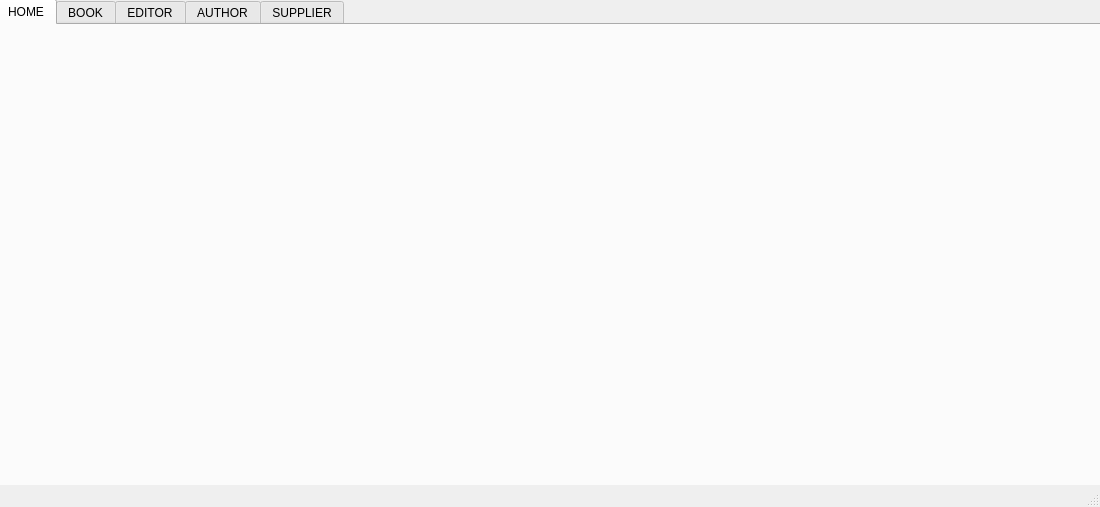
<?xml version="1.0" encoding="UTF-8"?>
<ui version="4.0">
 <class>MainWindow</class>
 <widget class="QMainWindow" name="MainWindow">
  <property name="geometry">
   <rect>
    <x>0</x>
    <y>0</y>
    <width>1100</width>
    <height>507</height>
   </rect>
  </property>
  <property name="windowTitle">
   <string>MainWindow</string>
  </property>
  <widget class="QWidget" name="centralwidget">
   <widget class="QTabWidget" name="tabWidget">
    <property name="geometry">
     <rect>
      <x>-4</x>
      <y>-1</y>
      <width>1111</width>
      <height>611</height>
     </rect>
    </property>
    <property name="currentIndex">
     <number>0</number>
    </property>
    <widget class="QWidget" name="tab">
     <attribute name="title">
      <string>HOME</string>
     </attribute>
     <widget class="QLabel" name="label">
      <property name="geometry">
       <rect>
        <x>6</x>
        <y>-8</y>
        <width>1111</width>
        <height>491</height>
       </rect>
      </property>
      <property name="text">
       <string/>
      </property>
      <property name="pixmap">
       <pixmap>homepageimage.jpg</pixmap>
      </property>
      <property name="scaledContents">
       <bool>true</bool>
      </property>
     </widget>
    </widget>
    <widget class="QWidget" name="tab_2">
     <attribute name="title">
      <string>BOOK</string>
     </attribute>
     <widget class="Line" name="line">
      <property name="geometry">
       <rect>
        <x>160</x>
        <y>-10</y>
        <width>20</width>
        <height>581</height>
       </rect>
      </property>
      <property name="orientation">
       <enum>Qt::Vertical</enum>
      </property>
     </widget>
     <widget class="QPushButton" name="BookInsertButton">
      <property name="geometry">
       <rect>
        <x>490</x>
        <y>130</y>
        <width>75</width>
        <height>23</height>
       </rect>
      </property>
      <property name="text">
       <string>INSERT</string>
      </property>
     </widget>
     <widget class="QLabel" name="label_2">
      <property name="geometry">
       <rect>
        <x>10</x>
        <y>10</y>
        <width>151</width>
        <height>31</height>
       </rect>
      </property>
      <property name="text">
       <string>TITLE</string>
      </property>
      <property name="alignment">
       <set>Qt::AlignCenter</set>
      </property>
     </widget>
     <widget class="QLabel" name="label_3">
      <property name="geometry">
       <rect>
        <x>10</x>
        <y>60</y>
        <width>151</width>
        <height>31</height>
       </rect>
      </property>
      <property name="text">
       <string>AUTHOR</string>
      </property>
      <property name="alignment">
       <set>Qt::AlignCenter</set>
      </property>
     </widget>
     <widget class="QLabel" name="label_4">
      <property name="geometry">
       <rect>
        <x>10</x>
        <y>120</y>
        <width>151</width>
        <height>31</height>
       </rect>
      </property>
      <property name="text">
       <string>PUBLICATION DATE</string>
      </property>
      <property name="alignment">
       <set>Qt::AlignCenter</set>
      </property>
     </widget>
     <widget class="QLabel" name="label_5">
      <property name="geometry">
       <rect>
        <x>10</x>
        <y>230</y>
        <width>151</width>
        <height>31</height>
       </rect>
      </property>
      <property name="text">
       <string>QUANTITY</string>
      </property>
      <property name="alignment">
       <set>Qt::AlignCenter</set>
      </property>
     </widget>
     <widget class="QLabel" name="label_6">
      <property name="geometry">
       <rect>
        <x>10</x>
        <y>290</y>
        <width>151</width>
        <height>31</height>
       </rect>
      </property>
      <property name="text">
       <string>EDITION DATE</string>
      </property>
      <property name="alignment">
       <set>Qt::AlignCenter</set>
      </property>
     </widget>
     <widget class="QLabel" name="label_7">
      <property name="geometry">
       <rect>
        <x>10</x>
        <y>180</y>
        <width>151</width>
        <height>31</height>
       </rect>
      </property>
      <property name="text">
       <string>PRICE PER UNIT</string>
      </property>
      <property name="alignment">
       <set>Qt::AlignCenter</set>
      </property>
     </widget>
     <widget class="QLabel" name="label_8">
      <property name="geometry">
       <rect>
        <x>10</x>
        <y>400</y>
        <width>151</width>
        <height>31</height>
       </rect>
      </property>
      <property name="text">
       <string>SUPPLIER</string>
      </property>
      <property name="alignment">
       <set>Qt::AlignCenter</set>
      </property>
     </widget>
     <widget class="QLabel" name="label_9">
      <property name="geometry">
       <rect>
        <x>10</x>
        <y>350</y>
        <width>151</width>
        <height>31</height>
       </rect>
      </property>
      <property name="text">
       <string>EDITOR</string>
      </property>
      <property name="alignment">
       <set>Qt::AlignCenter</set>
      </property>
     </widget>
     <widget class="QLineEdit" name="BookTitleText">
      <property name="geometry">
       <rect>
        <x>10</x>
        <y>40</y>
        <width>151</width>
        <height>20</height>
       </rect>
      </property>
     </widget>
     <widget class="QLineEdit" name="BookAuthorText">
      <property name="geometry">
       <rect>
        <x>10</x>
        <y>100</y>
        <width>151</width>
        <height>20</height>
       </rect>
      </property>
     </widget>
     <widget class="QLineEdit" name="BookPublicatioDateText">
      <property name="geometry">
       <rect>
        <x>10</x>
        <y>160</y>
        <width>151</width>
        <height>20</height>
       </rect>
      </property>
     </widget>
     <widget class="QLineEdit" name="BookPricePerUnitText">
      <property name="geometry">
       <rect>
        <x>10</x>
        <y>210</y>
        <width>151</width>
        <height>20</height>
       </rect>
      </property>
     </widget>
     <widget class="QLineEdit" name="BookQuantityText">
      <property name="geometry">
       <rect>
        <x>10</x>
        <y>260</y>
        <width>151</width>
        <height>20</height>
       </rect>
      </property>
     </widget>
     <widget class="QLineEdit" name="BookEditionDateText">
      <property name="geometry">
       <rect>
        <x>10</x>
        <y>320</y>
        <width>151</width>
        <height>20</height>
       </rect>
      </property>
     </widget>
     <widget class="QLineEdit" name="BookEditorText">
      <property name="geometry">
       <rect>
        <x>10</x>
        <y>380</y>
        <width>151</width>
        <height>20</height>
       </rect>
      </property>
     </widget>
     <widget class="QLineEdit" name="BookSupplierText">
      <property name="geometry">
       <rect>
        <x>10</x>
        <y>440</y>
        <width>151</width>
        <height>20</height>
       </rect>
      </property>
     </widget>
     <widget class="Line" name="line_2">
      <property name="geometry">
       <rect>
        <x>180</x>
        <y>-20</y>
        <width>20</width>
        <height>581</height>
       </rect>
      </property>
      <property name="orientation">
       <enum>Qt::Vertical</enum>
      </property>
     </widget>
     <widget class="QPushButton" name="BookDeleteButton">
      <property name="geometry">
       <rect>
        <x>580</x>
        <y>130</y>
        <width>75</width>
        <height>23</height>
       </rect>
      </property>
      <property name="text">
       <string>DELETE</string>
      </property>
     </widget>
     <widget class="QPushButton" name="BookClearButton">
      <property name="geometry">
       <rect>
        <x>490</x>
        <y>170</y>
        <width>311</width>
        <height>23</height>
       </rect>
      </property>
      <property name="text">
       <string>CLEAR TEXT FIELDS</string>
      </property>
     </widget>
     <widget class="QPushButton" name="BookRefreshButton">
      <property name="geometry">
       <rect>
        <x>670</x>
        <y>130</y>
        <width>131</width>
        <height>23</height>
       </rect>
      </property>
      <property name="text">
       <string>REFRESH DATABASE</string>
      </property>
     </widget>
     <widget class="QTableWidget" name="tableWidget">
      <property name="geometry">
       <rect>
        <x>190</x>
        <y>210</y>
        <width>921</width>
        <height>251</height>
       </rect>
      </property>
      <column>
       <property name="text">
        <string>TITLE</string>
       </property>
      </column>
      <column>
       <property name="text">
        <string>AUTHOR</string>
       </property>
      </column>
      <column>
       <property name="text">
        <string>PDATE</string>
       </property>
      </column>
      <column>
       <property name="text">
        <string>PRICE/U</string>
       </property>
      </column>
      <column>
       <property name="text">
        <string>QTY</string>
       </property>
      </column>
      <column>
       <property name="text">
        <string>EDATE</string>
       </property>
      </column>
      <column>
       <property name="text">
        <string>EDITOR</string>
       </property>
      </column>
      <column>
       <property name="text">
        <string>SUPPLIER</string>
       </property>
      </column>
     </widget>
     <widget class="QLabel" name="label_11">
      <property name="geometry">
       <rect>
        <x>190</x>
        <y>10</y>
        <width>911</width>
        <height>111</height>
       </rect>
      </property>
      <property name="styleSheet">
       <string notr="true">background-color: rgb(170, 170, 255);
font: 75 18pt &quot;MS Shell Dlg 2&quot;;
font: 75 18pt &quot;MS Shell Dlg 2&quot;;</string>
      </property>
      <property name="text">
       <string>BOOK MANAGEMENT PAGE</string>
      </property>
      <property name="alignment">
       <set>Qt::AlignCenter</set>
      </property>
     </widget>
    </widget>
    <widget class="QWidget" name="tab_5">
     <attribute name="title">
      <string>EDITOR</string>
     </attribute>
     <widget class="QLineEdit" name="EditorLocationText">
      <property name="geometry">
       <rect>
        <x>10</x>
        <y>150</y>
        <width>151</width>
        <height>20</height>
       </rect>
      </property>
     </widget>
     <widget class="QLineEdit" name="EditorEditionDateText">
      <property name="geometry">
       <rect>
        <x>10</x>
        <y>330</y>
        <width>151</width>
        <height>20</height>
       </rect>
      </property>
     </widget>
     <widget class="Line" name="line_3">
      <property name="geometry">
       <rect>
        <x>160</x>
        <y>-20</y>
        <width>20</width>
        <height>581</height>
       </rect>
      </property>
      <property name="orientation">
       <enum>Qt::Vertical</enum>
      </property>
     </widget>
     <widget class="QPushButton" name="EditorInsertButton">
      <property name="geometry">
       <rect>
        <x>490</x>
        <y>120</y>
        <width>75</width>
        <height>23</height>
       </rect>
      </property>
      <property name="text">
       <string>INSERT</string>
      </property>
     </widget>
     <widget class="QLabel" name="EditionDate">
      <property name="geometry">
       <rect>
        <x>10</x>
        <y>300</y>
        <width>151</width>
        <height>31</height>
       </rect>
      </property>
      <property name="text">
       <string>EDITION DATE</string>
      </property>
      <property name="alignment">
       <set>Qt::AlignCenter</set>
      </property>
     </widget>
     <widget class="QPushButton" name="EditorRefreshButton">
      <property name="geometry">
       <rect>
        <x>670</x>
        <y>120</y>
        <width>131</width>
        <height>23</height>
       </rect>
      </property>
      <property name="text">
       <string>REFRESH DATABASE</string>
      </property>
     </widget>
     <widget class="QLabel" name="label_14">
      <property name="geometry">
       <rect>
        <x>10</x>
        <y>60</y>
        <width>151</width>
        <height>31</height>
       </rect>
      </property>
      <property name="text">
       <string>NAME</string>
      </property>
      <property name="alignment">
       <set>Qt::AlignCenter</set>
      </property>
     </widget>
     <widget class="QLineEdit" name="EditorPhoneNumberText">
      <property name="geometry">
       <rect>
        <x>10</x>
        <y>210</y>
        <width>151</width>
        <height>20</height>
       </rect>
      </property>
     </widget>
     <widget class="QLabel" name="EmailText">
      <property name="geometry">
       <rect>
        <x>10</x>
        <y>230</y>
        <width>151</width>
        <height>31</height>
       </rect>
      </property>
      <property name="text">
       <string>EMAIL</string>
      </property>
      <property name="alignment">
       <set>Qt::AlignCenter</set>
      </property>
     </widget>
     <widget class="QLabel" name="label_16">
      <property name="geometry">
       <rect>
        <x>10</x>
        <y>110</y>
        <width>151</width>
        <height>31</height>
       </rect>
      </property>
      <property name="text">
       <string>LOCATION</string>
      </property>
      <property name="alignment">
       <set>Qt::AlignCenter</set>
      </property>
     </widget>
     <widget class="QLabel" name="label_18">
      <property name="geometry">
       <rect>
        <x>190</x>
        <y>0</y>
        <width>911</width>
        <height>111</height>
       </rect>
      </property>
      <property name="styleSheet">
       <string notr="true">background-color: rgb(170, 170, 255);
font: 75 18pt &quot;MS Shell Dlg 2&quot;;
font: 75 18pt &quot;MS Shell Dlg 2&quot;;</string>
      </property>
      <property name="text">
       <string>EDITOR MANAGEMENT PAGE</string>
      </property>
      <property name="alignment">
       <set>Qt::AlignCenter</set>
      </property>
     </widget>
     <widget class="QLineEdit" name="EditorNameText">
      <property name="geometry">
       <rect>
        <x>10</x>
        <y>90</y>
        <width>151</width>
        <height>20</height>
       </rect>
      </property>
     </widget>
     <widget class="QPushButton" name="EditorDeleteButton">
      <property name="geometry">
       <rect>
        <x>580</x>
        <y>120</y>
        <width>75</width>
        <height>23</height>
       </rect>
      </property>
      <property name="text">
       <string>DELETE</string>
      </property>
     </widget>
     <widget class="QTableWidget" name="tableWidget_2">
      <property name="geometry">
       <rect>
        <x>190</x>
        <y>200</y>
        <width>921</width>
        <height>261</height>
       </rect>
      </property>
      <column>
       <property name="text">
        <string>COMPANY NAME</string>
       </property>
      </column>
      <column>
       <property name="text">
        <string>LOCATION</string>
       </property>
      </column>
      <column>
       <property name="text">
        <string>PHONE NUMBER</string>
       </property>
      </column>
      <column>
       <property name="text">
        <string>EMAIL</string>
       </property>
      </column>
      <column>
       <property name="text">
        <string>EDITION DATE</string>
       </property>
      </column>
     </widget>
     <widget class="Line" name="line_4">
      <property name="geometry">
       <rect>
        <x>180</x>
        <y>-30</y>
        <width>20</width>
        <height>581</height>
       </rect>
      </property>
      <property name="orientation">
       <enum>Qt::Vertical</enum>
      </property>
     </widget>
     <widget class="QPushButton" name="EditorClearButton">
      <property name="geometry">
       <rect>
        <x>490</x>
        <y>160</y>
        <width>311</width>
        <height>23</height>
       </rect>
      </property>
      <property name="text">
       <string>CLEAR TEXT FIELDS</string>
      </property>
     </widget>
     <widget class="QLineEdit" name="EditorEmailText">
      <property name="geometry">
       <rect>
        <x>10</x>
        <y>260</y>
        <width>151</width>
        <height>20</height>
       </rect>
      </property>
     </widget>
     <widget class="QLabel" name="PhoneNumberText">
      <property name="geometry">
       <rect>
        <x>10</x>
        <y>170</y>
        <width>151</width>
        <height>31</height>
       </rect>
      </property>
      <property name="text">
       <string>PHONE NUMBER</string>
      </property>
      <property name="alignment">
       <set>Qt::AlignCenter</set>
      </property>
     </widget>
    </widget>
    <widget class="QWidget" name="tab_3">
     <attribute name="title">
      <string>AUTHOR</string>
     </attribute>
     <widget class="QTableWidget" name="tableWidget_3">
      <property name="geometry">
       <rect>
        <x>190</x>
        <y>210</y>
        <width>921</width>
        <height>261</height>
       </rect>
      </property>
      <column>
       <property name="text">
        <string>NAME</string>
       </property>
      </column>
      <column>
       <property name="text">
        <string>GENDER</string>
       </property>
      </column>
      <column>
       <property name="text">
        <string>AGE</string>
       </property>
      </column>
     </widget>
     <widget class="QLabel" name="label_17">
      <property name="geometry">
       <rect>
        <x>10</x>
        <y>210</y>
        <width>151</width>
        <height>31</height>
       </rect>
      </property>
      <property name="text">
       <string>GENDER</string>
      </property>
      <property name="alignment">
       <set>Qt::AlignCenter</set>
      </property>
     </widget>
     <widget class="QLabel" name="label_20">
      <property name="geometry">
       <rect>
        <x>190</x>
        <y>0</y>
        <width>911</width>
        <height>111</height>
       </rect>
      </property>
      <property name="styleSheet">
       <string notr="true">background-color: rgb(170, 170, 255);
font: 75 18pt &quot;MS Shell Dlg 2&quot;;
font: 75 18pt &quot;MS Shell Dlg 2&quot;;</string>
      </property>
      <property name="text">
       <string>AUTHOR MANAGEMENT PAGE</string>
      </property>
      <property name="alignment">
       <set>Qt::AlignCenter</set>
      </property>
     </widget>
     <widget class="QPushButton" name="AuthorRefreshButton">
      <property name="geometry">
       <rect>
        <x>670</x>
        <y>130</y>
        <width>131</width>
        <height>23</height>
       </rect>
      </property>
      <property name="text">
       <string>REFRESH DATABASE</string>
      </property>
     </widget>
     <widget class="QPushButton" name="AuthorClearButton">
      <property name="geometry">
       <rect>
        <x>490</x>
        <y>170</y>
        <width>311</width>
        <height>23</height>
       </rect>
      </property>
      <property name="text">
       <string>CLEAR TEXT FIELDS</string>
      </property>
     </widget>
     <widget class="QLabel" name="label_21">
      <property name="geometry">
       <rect>
        <x>10</x>
        <y>160</y>
        <width>151</width>
        <height>31</height>
       </rect>
      </property>
      <property name="text">
       <string>NAME</string>
      </property>
      <property name="alignment">
       <set>Qt::AlignCenter</set>
      </property>
     </widget>
     <widget class="QLabel" name="label_22">
      <property name="geometry">
       <rect>
        <x>10</x>
        <y>270</y>
        <width>151</width>
        <height>31</height>
       </rect>
      </property>
      <property name="text">
       <string>AGE</string>
      </property>
      <property name="alignment">
       <set>Qt::AlignCenter</set>
      </property>
     </widget>
     <widget class="QPushButton" name="AuthorInsertButton">
      <property name="geometry">
       <rect>
        <x>490</x>
        <y>130</y>
        <width>75</width>
        <height>23</height>
       </rect>
      </property>
      <property name="text">
       <string>INSERT</string>
      </property>
     </widget>
     <widget class="QPushButton" name="AuthorDeleteButton">
      <property name="geometry">
       <rect>
        <x>580</x>
        <y>130</y>
        <width>75</width>
        <height>23</height>
       </rect>
      </property>
      <property name="text">
       <string>DELETE</string>
      </property>
     </widget>
     <widget class="Line" name="line_5">
      <property name="geometry">
       <rect>
        <x>180</x>
        <y>-20</y>
        <width>20</width>
        <height>581</height>
       </rect>
      </property>
      <property name="orientation">
       <enum>Qt::Vertical</enum>
      </property>
     </widget>
     <widget class="QLineEdit" name="AuthorNameText">
      <property name="geometry">
       <rect>
        <x>10</x>
        <y>190</y>
        <width>151</width>
        <height>20</height>
       </rect>
      </property>
     </widget>
     <widget class="QLineEdit" name="GenderText">
      <property name="geometry">
       <rect>
        <x>10</x>
        <y>250</y>
        <width>151</width>
        <height>20</height>
       </rect>
      </property>
     </widget>
     <widget class="Line" name="line_6">
      <property name="geometry">
       <rect>
        <x>160</x>
        <y>-10</y>
        <width>20</width>
        <height>581</height>
       </rect>
      </property>
      <property name="orientation">
       <enum>Qt::Vertical</enum>
      </property>
     </widget>
     <widget class="QLineEdit" name="AgeText">
      <property name="geometry">
       <rect>
        <x>10</x>
        <y>310</y>
        <width>151</width>
        <height>20</height>
       </rect>
      </property>
     </widget>
    </widget>
    <widget class="QWidget" name="tab_4">
     <attribute name="title">
      <string>SUPPLIER</string>
     </attribute>
     <widget class="Line" name="line_8">
      <property name="geometry">
       <rect>
        <x>150</x>
        <y>-20</y>
        <width>20</width>
        <height>581</height>
       </rect>
      </property>
      <property name="orientation">
       <enum>Qt::Vertical</enum>
      </property>
     </widget>
     <widget class="QLabel" name="label_23">
      <property name="geometry">
       <rect>
        <x>0</x>
        <y>260</y>
        <width>151</width>
        <height>31</height>
       </rect>
      </property>
      <property name="text">
       <string>PHONE NUMBER</string>
      </property>
      <property name="alignment">
       <set>Qt::AlignCenter</set>
      </property>
     </widget>
     <widget class="QTableWidget" name="tableWidget_4">
      <property name="geometry">
       <rect>
        <x>180</x>
        <y>200</y>
        <width>921</width>
        <height>261</height>
       </rect>
      </property>
      <column>
       <property name="text">
        <string>NAME</string>
       </property>
      </column>
      <column>
       <property name="text">
        <string>LOCATION</string>
       </property>
      </column>
      <column>
       <property name="text">
        <string>PHONE NUMBER</string>
       </property>
      </column>
      <column>
       <property name="text">
        <string>EMAIL</string>
       </property>
      </column>
     </widget>
     <widget class="QLabel" name="label_25">
      <property name="geometry">
       <rect>
        <x>180</x>
        <y>0</y>
        <width>921</width>
        <height>111</height>
       </rect>
      </property>
      <property name="styleSheet">
       <string notr="true">background-color: rgb(170, 170, 255);
font: 75 18pt &quot;MS Shell Dlg 2&quot;;
font: 75 18pt &quot;MS Shell Dlg 2&quot;;</string>
      </property>
      <property name="text">
       <string>SUPPLIER MANAGEMENT PAGE</string>
      </property>
      <property name="alignment">
       <set>Qt::AlignCenter</set>
      </property>
     </widget>
     <widget class="QLineEdit" name="SupplierPhoneNumberText">
      <property name="geometry">
       <rect>
        <x>0</x>
        <y>300</y>
        <width>151</width>
        <height>20</height>
       </rect>
      </property>
     </widget>
     <widget class="QLabel" name="label_24">
      <property name="geometry">
       <rect>
        <x>0</x>
        <y>150</y>
        <width>151</width>
        <height>31</height>
       </rect>
      </property>
      <property name="text">
       <string>NAME</string>
      </property>
      <property name="alignment">
       <set>Qt::AlignCenter</set>
      </property>
     </widget>
     <widget class="Line" name="line_7">
      <property name="geometry">
       <rect>
        <x>170</x>
        <y>-30</y>
        <width>20</width>
        <height>581</height>
       </rect>
      </property>
      <property name="orientation">
       <enum>Qt::Vertical</enum>
      </property>
     </widget>
     <widget class="QLineEdit" name="SupplierNameText">
      <property name="geometry">
       <rect>
        <x>0</x>
        <y>180</y>
        <width>151</width>
        <height>20</height>
       </rect>
      </property>
     </widget>
     <widget class="QPushButton" name="AuthorInsertButton_2">
      <property name="geometry">
       <rect>
        <x>480</x>
        <y>120</y>
        <width>75</width>
        <height>23</height>
       </rect>
      </property>
      <property name="text">
       <string>INSERT</string>
      </property>
     </widget>
     <widget class="QPushButton" name="AuthorDeleteButton_2">
      <property name="geometry">
       <rect>
        <x>570</x>
        <y>120</y>
        <width>75</width>
        <height>23</height>
       </rect>
      </property>
      <property name="text">
       <string>DELETE</string>
      </property>
     </widget>
     <widget class="QLineEdit" name="SupplierLocationText">
      <property name="geometry">
       <rect>
        <x>0</x>
        <y>240</y>
        <width>151</width>
        <height>20</height>
       </rect>
      </property>
     </widget>
     <widget class="QPushButton" name="AuthorRefreshButton_2">
      <property name="geometry">
       <rect>
        <x>660</x>
        <y>120</y>
        <width>131</width>
        <height>23</height>
       </rect>
      </property>
      <property name="text">
       <string>REFRESH DATABASE</string>
      </property>
     </widget>
     <widget class="QPushButton" name="AuthorClearBuitton">
      <property name="geometry">
       <rect>
        <x>480</x>
        <y>160</y>
        <width>311</width>
        <height>23</height>
       </rect>
      </property>
      <property name="text">
       <string>CLEAR TEXT FIELDS</string>
      </property>
     </widget>
     <widget class="QLabel" name="label_19">
      <property name="geometry">
       <rect>
        <x>0</x>
        <y>200</y>
        <width>151</width>
        <height>31</height>
       </rect>
      </property>
      <property name="text">
       <string>LOCATION</string>
      </property>
      <property name="alignment">
       <set>Qt::AlignCenter</set>
      </property>
     </widget>
     <widget class="QLabel" name="label_26">
      <property name="geometry">
       <rect>
        <x>0</x>
        <y>330</y>
        <width>151</width>
        <height>31</height>
       </rect>
      </property>
      <property name="text">
       <string>EMAIL</string>
      </property>
      <property name="alignment">
       <set>Qt::AlignCenter</set>
      </property>
     </widget>
     <widget class="QLineEdit" name="SupplierEmailText">
      <property name="geometry">
       <rect>
        <x>0</x>
        <y>370</y>
        <width>151</width>
        <height>20</height>
       </rect>
      </property>
     </widget>
    </widget>
   </widget>
  </widget>
  <widget class="QStatusBar" name="statusbar"/>
 </widget>
 <resources/>
 <connections/>
</ui>
